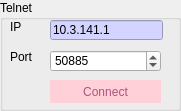
   <widget class="QGroupBox" name="groupBox">
    <property name="geometry">
     <rect>
      <x>0</x>
      <y>0</y>
      <width>181</width>
      <height>111</height>
     </rect>
    </property>
    <property name="title">
     <string>Telnet</string>
    </property>
    <widget class="QPushButton" name="Telnet_Connect">
     <property name="geometry">
      <rect>
       <x>50</x>
       <y>80</y>
       <width>111</width>
       <height>23</height>
      </rect>
     </property>
     <property name="styleSheet">
      <string notr="true">color: rgb(170, 85, 127);
border:none;
background-color: rgb(255, 208, 215);</string>
     </property>
     <property name="text">
      <string>Connect</string>
     </property>
    </widget>
    <widget class="QLineEdit" name="Telnet_IP">
     <property name="geometry">
      <rect>
       <x>50</x>
       <y>20</y>
       <width>113</width>
       <height>20</height>
      </rect>
     </property>
     <property name="styleSheet">
      <string notr="true">background-color: rgb(211, 212, 255);</string>
     </property>
     <property name="text">
      <string>10.3.141.1</string>
     </property>
    </widget>
    <widget class="QLabel" name="label">
     <property name="geometry">
      <rect>
       <x>10</x>
       <y>20</y>
       <width>47</width>
       <height>13</height>
      </rect>
     </property>
     <property name="text">
      <string>IP</string>
     </property>
    </widget>
    <widget class="QLabel" name="label_2">
     <property name="geometry">
      <rect>
       <x>10</x>
       <y>50</y>
       <width>47</width>
       <height>13</height>
      </rect>
     </property>
     <property name="text">
      <string>Port</string>
     </property>
    </widget>
    <widget class="QSpinBox" name="Telnet_Port">
     <property name="geometry">
      <rect>
       <x>50</x>
       <y>50</y>
       <width>111</width>
       <height>22</height>
      </rect>
     </property>
     <property name="maximum">
      <number>99999</number>
     </property>
     <property name="value">
      <number>50885</number>
     </property>
    </widget>
   </widget>
